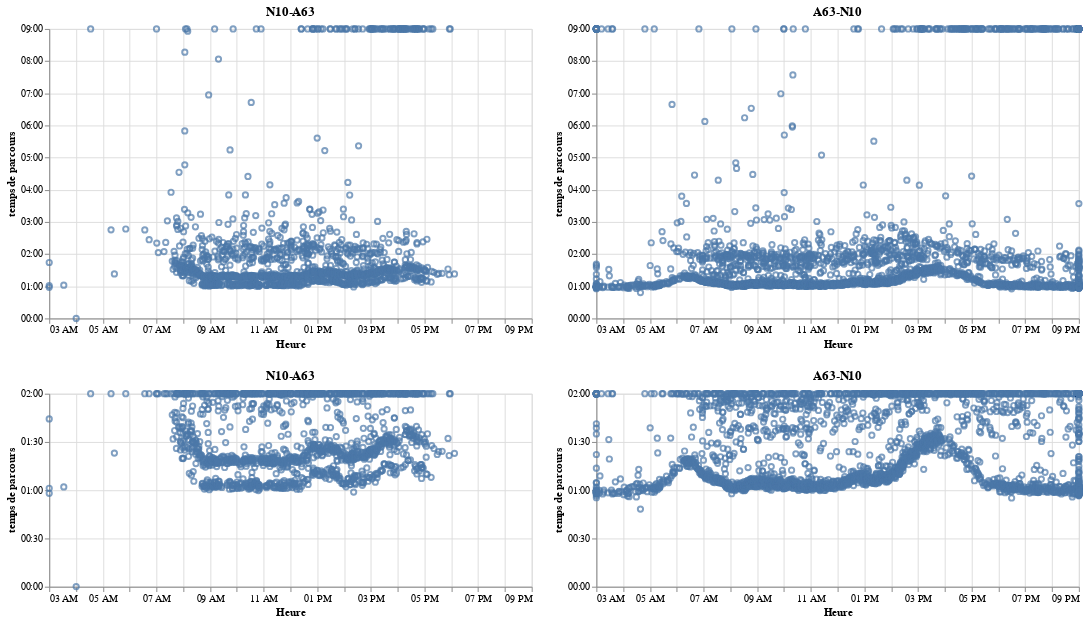

Notebook code cell kept with this figure:
### Markdown cell above
*Graphiques de situation de base*

### Code cell
dico_od_graph=dico_od.copy()
dico_od_graph.tps_parcours=pd.to_datetime('2019-01-29')+dico_od_graph.tps_parcours
base_a63_n10 = alt.Chart(dico_od_graph.loc[dico_od_graph['o_d']=='A63-N10'], title='A63-N10').mark_point().encode(
                            x=alt.X('date_cam_1:T',title='Heure',scale=alt.Scale(domain=('2019-01-29 03:00:00','2019-01-29 21:00:00'),clamp=True))
                            )
up_a63_n10=base_a63_n10.encode(y=alt.Y('tps_parcours',axis=alt.Axis(title='temps de parcours', format='%H:%M'),
                       scale=alt.Scale(domain=('2019-01-29 00:00:00','2019-01-29 09:00:00'),clamp=True))).properties(width=500, height=300)
low_a63_n10=base_a63_n10.encode(y=alt.Y('tps_parcours',axis=alt.Axis(title='temps de parcours', format='%H:%M'),
                       scale=alt.Scale(domain=('2019-01-29 00:00:00','2019-01-29 02:00:00'),clamp=True))).properties(width=500, height=200)
a63_n10=alt.vconcat(up_a63_n10,low_a63_n10)

base_n10_a63 = alt.Chart(dico_od_graph.loc[dico_od_graph['o_d']=='N10-A63'], title='N10-A63').mark_point().encode(
                            x=alt.X('date_cam_1:T',title='Heure',scale=alt.Scale(domain=('2019-01-29 03:00:00','2019-01-29 21:00:00'),clamp=True))
                            )
up_n10_a63=base_n10_a63.encode(y=alt.Y('tps_parcours',axis=alt.Axis(title='temps de parcours', format='%H:%M'),
                       scale=alt.Scale(domain=('2019-01-29 00:00:00','2019-01-29 09:00:00'),clamp=True))).properties(width=500, height=300)
low_n10_a63=base_n10_a63.encode(y=alt.Y('tps_parcours',axis=alt.Axis(title='temps de parcours', format='%H:%M'),
                       scale=alt.Scale(domain=('2019-01-29 00:00:00','2019-01-29 02:00:00'),clamp=True))).properties(width=500, height=200)
n10_a63=alt.vconcat(up_n10_a63,low_n10_a63)
n10_a63|a63_n10

### Figure 1 — Vega-Lite specification as saved in the notebook (floating-point values rounded to 4 significant figures; data arrays with more than 128 entries replaced by an {"elided": "..."} marker saying what was removed)
{"$schema": "https://vega.github.io/schema/vega-lite/v2.6.0.json", "config": {"view": {"height": 300, "width": 400}}, "datasets": {"data-4045f7f660ef00f33c6ebb52d103783c": {"elided": "1453 records"}, "data-8de8cf252e473b37c1f600095c4af616": {"elided": "2962 records"}}, "hconcat": [{"vconcat": [{"data": {"name": "data-4045f7f660ef00f33c6ebb52d103783c"}, "encoding": {"x": {"field": "date_cam_1", "scale": {"clamp": true, "domain": ["2019-01-29 03:00:00", "2019-01-29 21:00:00"]}, "title": "Heure", "type": "temporal"}, "y": {"axis": {"format": "%H:%M", "title": "temps de parcours"}, "field": "tps_parcours", "scale": {"clamp": true, "domain": ["2019-01-29 00:00:00", "2019-01-29 09:00:00"]}, "type": "temporal"}}, "height": 300, "mark": "point", "title": "N10-A63", "width": 500}, {"data": {"name": "data-4045f7f660ef00f33c6ebb52d103783c"}, "encoding": {"x": {"field": "date_cam_1", "scale": {"clamp": true, "domain": ["2019-01-29 03:00:00", "2019-01-29 21:00:00"]}, "title": "Heure", "type": "temporal"}, "y": {"axis": {"format": "%H:%M", "title": "temps de parcours"}, "field": "tps_parcours", "scale": {"clamp": true, "domain": ["2019-01-29 00:00:00", "2019-01-29 02:00:00"]}, "type": "temporal"}}, "height": 200, "mark": "point", "title": "N10-A63", "width": 500}]}, {"vconcat": [{"data": {"name": "data-8de8cf252e473b37c1f600095c4af616"}, "encoding": {"x": {"field": "date_cam_1", "scale": {"clamp": true, "domain": ["2019-01-29 03:00:00", "2019-01-29 21:00:00"]}, "title": "Heure", "type": "temporal"}, "y": {"axis": {"format": "%H:%M", "title": "temps de parcours"}, "field": "tps_parcours", "scale": {"clamp": true, "domain": ["2019-01-29 00:00:00", "2019-01-29 09:00:00"]}, "type": "temporal"}}, "height": 300, "mark": "point", "title": "A63-N10", "width": 500}, {"data": {"name": "data-8de8cf252e473b37c1f600095c4af616"}, "encoding": {"x": {"field": "date_cam_1", "scale": {"clamp": true, "domain": ["2019-01-29 03:00:00", "2019-01-29 21:00:00"]}, "title": "Heure", "type": "temporal"}, "y": {"axis": {"format": "%H:%M", "title": "temps de parcours"}, "field": "tps_parcours", "scale": {"clamp": true, "domain": ["2019-01-29 00:00:00", "2019-01-29 02:00:00"]}, "type": "temporal"}}, "height": 200, "mark": "point", "title": "A63-N10", "width": 500}]}]}
